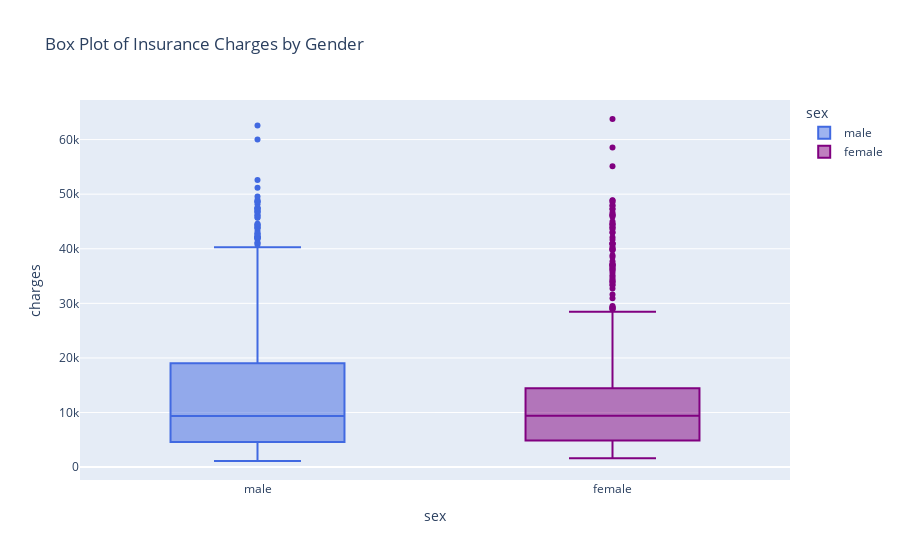

The notebook cell this image was saved under:
### Code cell
fig = px.box(df, x='sex', y='charges',
             title='Box Plot of Insurance Charges by Gender',
             color='sex',
             category_orders={"sex": ["male", "female"]},
             color_discrete_sequence=['#4169E1', 'purple'],
             )

# Display the plot
fig.show()

### Figure 1 — Plotly figure (JSON) as saved in the notebook; plotly's stock layout.template omitted (floating-point values rounded to 4 significant figures; data arrays with more than 128 entries replaced by an {"elided": "..."} marker saying what was removed)
{"data": [{"alignmentgroup": "True", "hovertemplate": "sex=%{x}<br>charges=%{y}<extra></extra>", "legendgroup": "male", "marker": {"color": "#4169E1"}, "name": "male", "notched": false, "offsetgroup": "male", "orientation": "v", "showlegend": true, "type": "box", "x": {"elided": "676 str values"}, "x0": " ", "xaxis": "x", "y": {"elided": "676 float values"}, "y0": " ", "yaxis": "y"}, {"alignmentgroup": "True", "hovertemplate": "sex=%{x}<br>charges=%{y}<extra></extra>", "legendgroup": "female", "marker": {"color": "purple"}, "name": "female", "notched": false, "offsetgroup": "female", "orientation": "v", "showlegend": true, "type": "box", "x": {"elided": "662 str values"}, "x0": " ", "xaxis": "x", "y": {"elided": "662 float values"}, "y0": " ", "yaxis": "y"}], "layout": {"boxmode": "overlay", "legend": {"title": {"text": "sex"}, "tracegroupgap": 0}, "title": {"text": "Box Plot of Insurance Charges by Gender"}, "xaxis": {"anchor": "y", "categoryarray": ["male", "female"], "categoryorder": "array", "domain": [0, 1], "title": {"text": "sex"}}, "yaxis": {"anchor": "x", "domain": [0, 1], "title": {"text": "charges"}}}}
